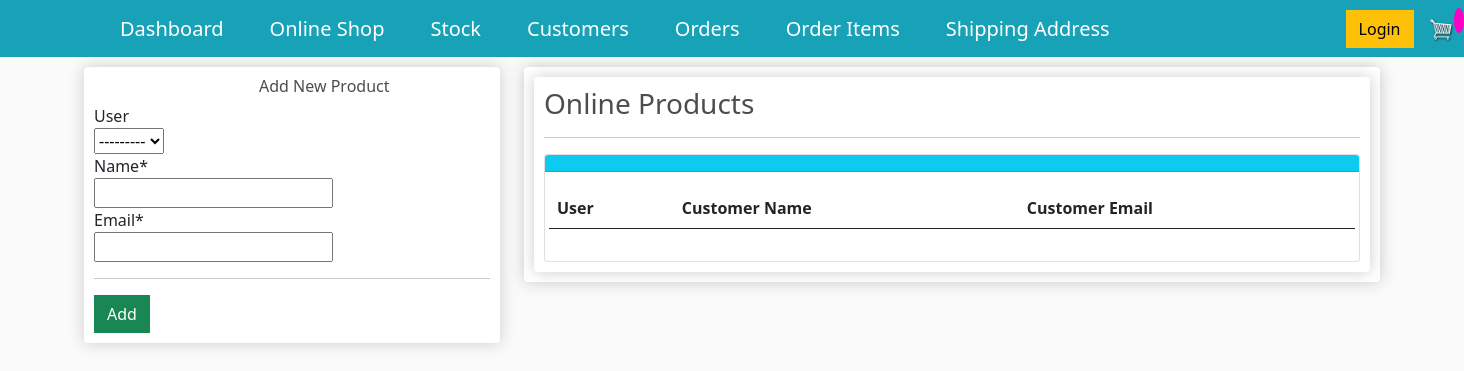
/customer_online/, run on an earlier commit of the app's database.
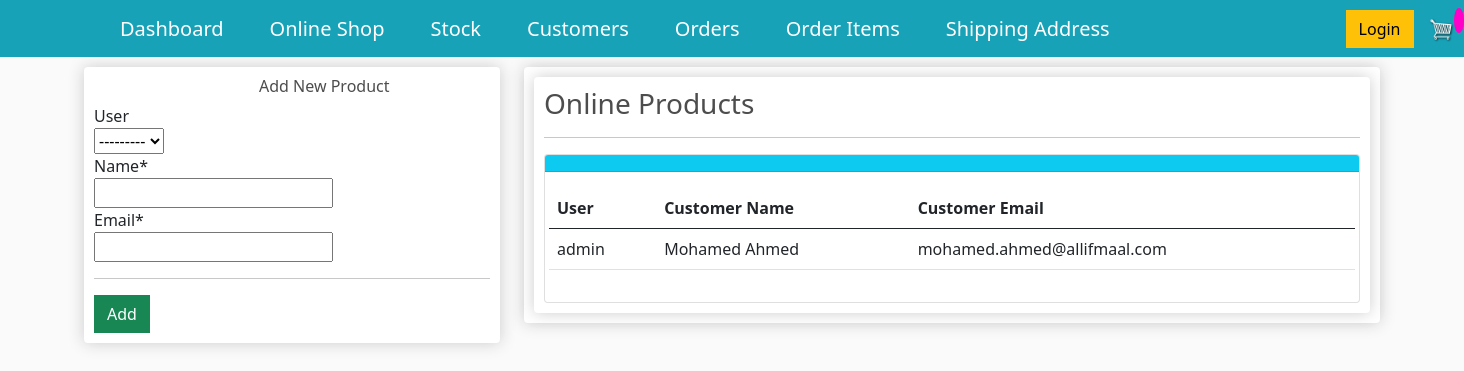
And on a later commit of the database.
### store/models.py (models this page shows, shortened)
class Customer(models.Model):
    user=models.OneToOneField(User, null=True, blank=True, on_delete=models.CASCADE)
    name = models.CharField(max_length=200, null=True)
    email = models.CharField(max_length=200)

### store/views.py (the view)
# urls.py: path('customer_online/', views.customer_online, name="customer_online"),
def customer_online(request):
    title="Allifmaal Online Stock"
    form=AddOnlineCustomerForm(request.POST or None)
    customers = Customer.objects.all()
    if form.is_valid():
        form.save()
        messages.success(request, 'Customer added successfully')
        return redirect('customer_online')
    context={
        "title": title,
        "form":form,
        "customers":customers,
        }
    return render(request,'store/customer_online.html',context)

### store/forms.py
class AddOnlineCustomerForm(forms.ModelForm): #the forms here is the one imported up there.
    class Meta:
        model = Customer
        fields = ["user",'name','email']

### store/templates/store/customer_online.html (shortened to what this page needs)
{% extends "store/main.html"%}
{% load crispy_forms_tags %}
{% load static %}
{% block content %}
<div class="row">
	<div class="col-lg-4">
		<div class="box-element" id="form-wrapper">
                <div id="user-info">
                <h6 style="padding-left:165px">Add New Product</h6>
                <form method='POST' action=''> {% csrf_token %}
                    {{form|crispy}}
                </div>
                <hr>
                <input id="form-button" class="btn btn-success btn-block" type="submit" value="Add">
		</div>
        <br>
	</div>
	<div class="col-lg-8">
		<div class="box-element">
            <div class="box-element">
        <h3>Online Products</h3>
        <hr>
            <div class="card">
                <div class="card-header bg-info text-white">
                </div>
                <div class="card-body">
                    <div class="row">
                       <table class="table table-hover">
                        <thead>
                          <tr>
                            <th scope="col">User</th>
                            <th scope="col">Customer Name</th>
                            <th scope="col">Customer Email</th>
                          </tr>
                        </thead>
                        <tbody>
                            {% for customer in customers %}
                            <tr>
                            <td>{{customer.user}}</td>
                            <td>{{customer.name}}</td>
                            <td>{{customer.email}}</td>
                          </tr>
                        </tbody>
                        {% endfor %}
                      </table>
                </div>
            </div>
        </div>
            </div>
		</div>
	</div>
</div>
{% endblock %}

What changed in the data, as far as the page shows it:
added Customer: user "admin", name "Mohamed Ahmed", email "mohamed.ahmed@allifmaal.com"
